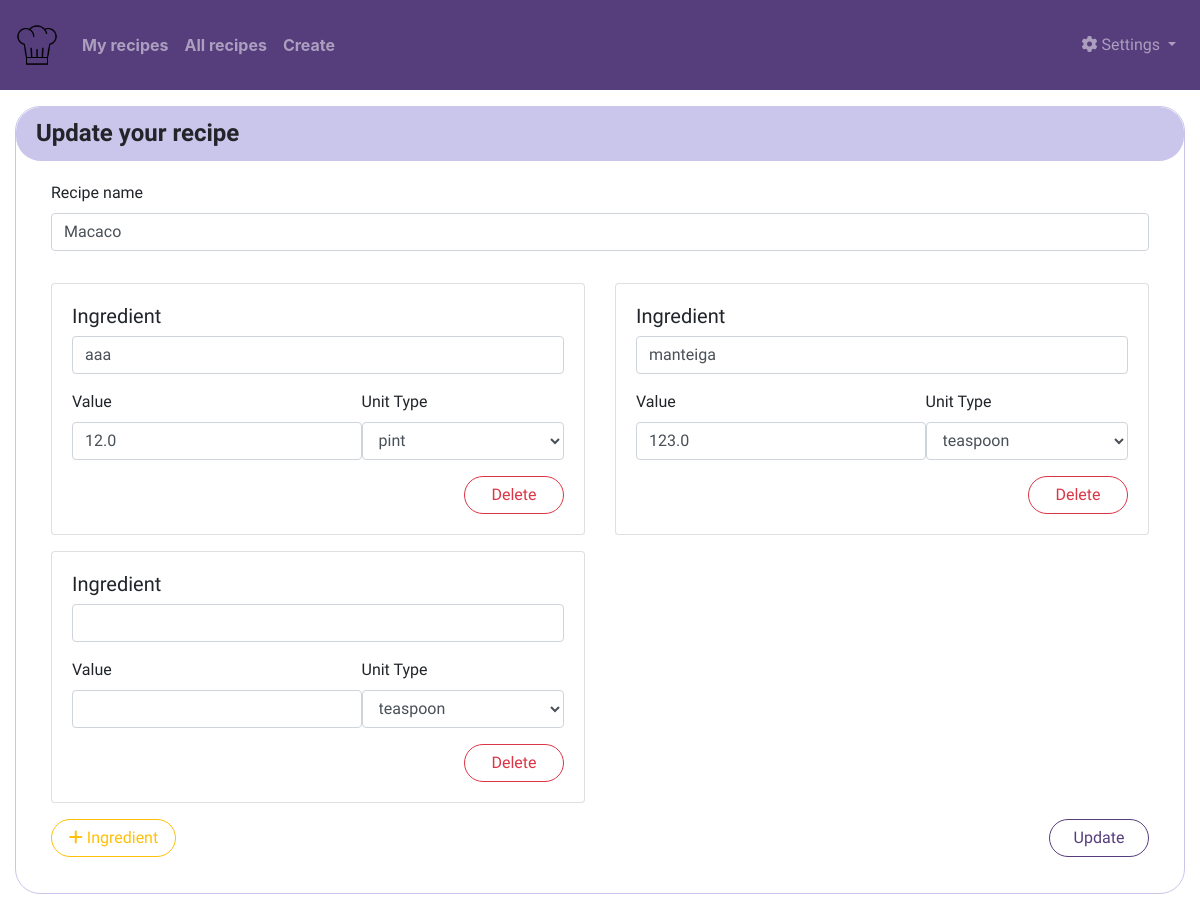
The page /main/edit_recipe/2 (signed in) on the database as committed earlier.
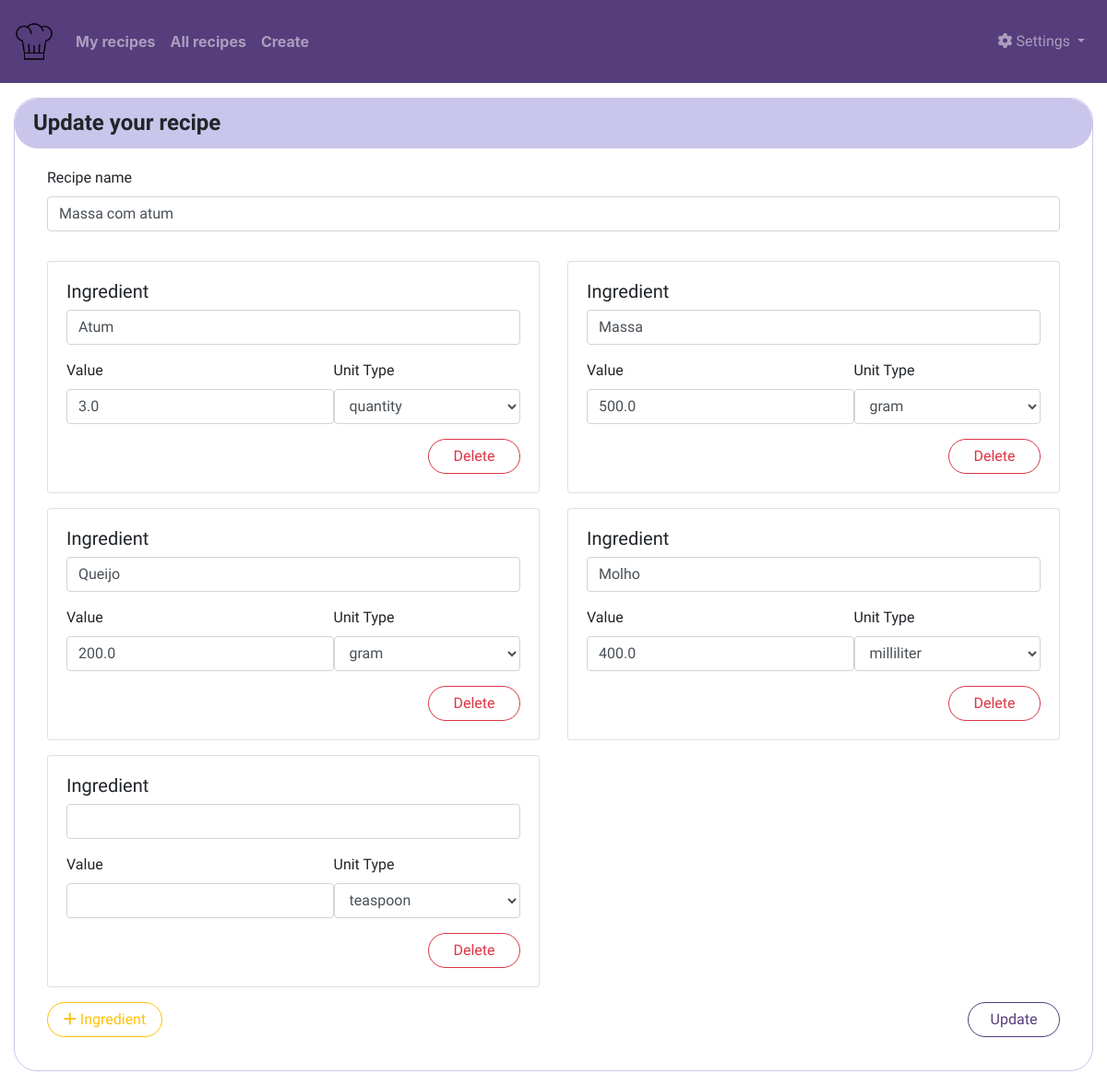
The same page on the database as committed later.
### app/models.py (models this page shows, shortened)
class SearchableMixin(object):
    @classmethod
    def before_commit(cls, session):
        session._changes = {
            'add': list(session.new),
            'update': list(session.dirty),
            'delete': list(session.deleted)
        }
    @classmethod
    def after_commit(cls, session):
        for obj in session._changes['add']:
            if isinstance(obj, SearchableMixin):
                add_to_index(obj.__tablename__, obj)
        for obj in session._changes['update']:
            if isinstance(obj, SearchableMixin):
                add_to_index(obj.__tablename__, obj)
        for obj in session._changes['delete']:
            if isinstance(obj, SearchableMixin):
                remove_from_index(obj.__tablename__, obj)
        session._changes = None

class Recipe(SearchableMixin, db.Model):
    __searchable__ = ['name']
    id = db.Column(db.Integer, primary_key=True)
    name = db.Column(db.String(140))
    user_id = db.Column(db.Integer, db.ForeignKey('user.id'))
    quantity = db.relationship('Quantity', backref='recipe', lazy=True, passive_deletes=True)

### app/main/routes.py (the view, shortened to what this page needs)
@bp.route('/edit_recipe/<id>', methods=['GET', 'POST'])
@login_required
def edit_recipe(id):
    recipe = Recipe.query.filter_by(id=id).first()
    recipe_form = RecipeForm()
    recipe_form.name.data = recipe.name
    return render_template(
        'add_recipes.html',
        title='Home',
        recipe_form=recipe_form,
        ingredients=recipe.quantity,
        edit_recipe=True,
    )

### app/main/forms.py
class SearchForm(FlaskForm):
    q = StringField('Search', validators=[DataRequired()])
    def __init__(self, *args, **kwargs):
        if 'formdata' not in kwargs:
            kwargs['formdata'] = request.args
        if 'csrf_enabled' not in kwargs:
            kwargs['csrf_enabled'] = False
        super(SearchForm, self).__init__(*args, **kwargs)

class RecipeForm(FlaskForm):
    name = StringField('Recipe name', validators=[DataRequired()])
    ingredients = FieldList(FormField(IngredientForm), min_entries=30)

### app/main/routes.py (called while the page is built)
@bp.before_request
def before_request():
    if current_user.is_authenticated:
        current_user.last_seen = datetime.utcnow()
        db.session.commit()
        g.search_form = SearchForm()

### app/models.py (called while the page is built)
@login.user_loader
def load_user(id):
    return User.query.get(int(id))

### app/templates/add_recipes.html (shortened to what this page needs)
{% extends "base.html" %}
{% import 'bootstrap/wtf.html' as wtf %}
{% block content %}
<div class="container-fluid">
    <div class="row">
        <div class="col-12">
            <div class="card mt-3 mb-3" style="border-color:#cac5ea; border-radius: 25px;">
                <h4 class="card-header" style="border-color:#cac5ea; border-radius: 25px; background-color: #cac5ea">
                    <b>{% if edit_recipe %} Update your recipe {% else %} Create your recipe {% endif %}</b>
                </h4>
                <div class="card-body">
                    <form method="post" action="">
                        <div class="container">
                            <div class="row">
                                <div class="col-12">
                                    {{ wtf.form_field(recipe_form.name) }}
                                </div>
                            </div>
                            <div id="ingredients" class="row">
                                {% for ingredients in recipe_form.ingredients %}
                                    <div class="col-6 ingredient_card mt-3" data-id="{{ loop.index0 }}">
                                        <div class="card">
                                            <div class="card-body">
                                                <h5 class="card-title">{{ wtf.form_field(ingredients.ingredient_name)  }}</h5>
                                                <span class="card-text">
                                                    <div class="row">
                                                        <div class="col-7 pr-0">
                                                            {{ wtf.form_field(ingredients.value)  }}
                                                        </div>
                                                        <div class="col-5 pl-0">
                                                            {{ wtf.form_field(ingredients.unit_type)  }}
                                                        </div>
                                                    </div>
                                                </span>
                                                <div style="width: 100%">
                                                    <span class="float-right remove_ingredient btn btn-outline-danger text-center" style="border-radius: 25px; width: 100px;">Delete</a>
                                                </div>
                                            </div>
                                        </div>
                                    </div>
                                {% endfor %}
                            </div>
                            <div class="row mt-3 mb-3">
                                <div class="col-6">
                                    <button id="add_ingredient" type="button" class="btn btn-outline-warning" style="border-radius: 25px; width: 125px;"><i class="fas fa-plus"></i> Ingredient</button>
                                </div>
                                <div class="col-6 text-right">
                                    <input type="submit" class="btn btn-outline-primary" style="border-radius: 25px; width: 100px;" value="{% if edit_recipe %} Update {% else %} Create {% endif %}">
                                </div>
                            </div>
                        </div>
                    </form>
                </div>
            </div>
        </div>
    </div>
</div>
{% endblock %}

Rows that differ between the two databases and show on the page:
changed Recipe: name "Macaco" → "Massa com atum"
Other text that changed with them:
form field form_field: "aaa" → "Atum"
form field form_field: "12.0" → "3.0"
form field form_field: "pint" → "quantity"
form field form_field: "manteiga" → "Massa"
form field form_field: "123.0" → "500.0"
form field form_field: "teaspoon" → "gram"
form field form_field: (not shown) → "Queijo"
form field form_field: (not shown) → "200.0"
new list line: "Ingredient Molho Value 400.0 Unit Type milliliter Delete"
new list line: "Ingredient  Value  Unit Type teaspoon Delete"
